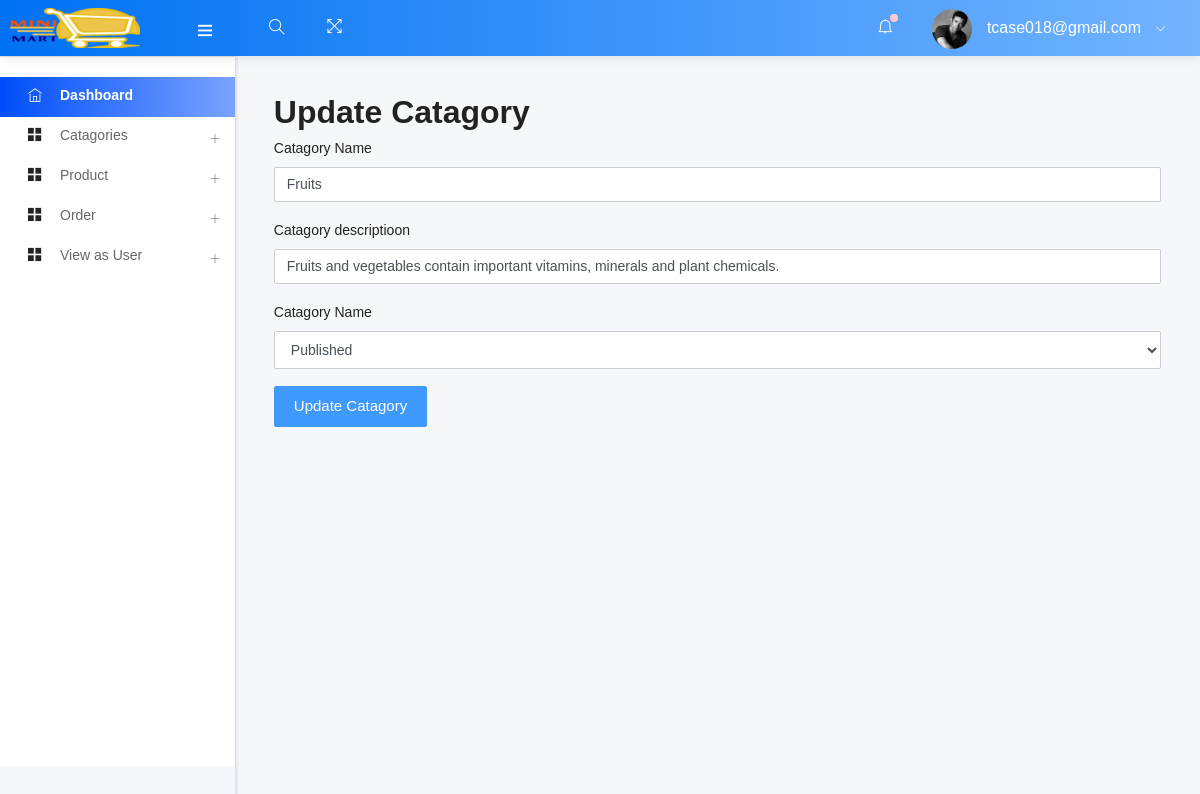
/admin/edit_cata.php?status=edit&&id=1 (signed in), run on the app's committed database.
### tables this page shows
CREATE TABLE `catagory` (
  `ctg_id` int(11) NOT NULL,
  `ctg_name` varchar(60) NOT NULL,
  `ctg_des` varchar(255) NOT NULL,
  `ctg_status` tinyint(3) NOT NULL
);

### admin/edit_cata.php (called while the page is built, shortened)
<?php
    include ("template.php");

### admin/class/adminback.php (called while the page is built, shortened)
<?php
class  adminback
{
    private $connection;
    function __construct()
    {
        $dbhost = "localhost";
        $dbuser = "root";
        $dbpass = "";
        $dbname = "pos";
        $this->connection = mysqli_connect($dbhost, $dbuser, $dbpass, $dbname);
    }
    function display_cataByID($id)
    {
        $query = "SELECT * FROM `catagory` WHERE ctg_id = $id";
        if (mysqli_query($this->connection, $query)) {
            $cata_info = mysqli_query($this->connection, $query);
            return mysqli_fetch_assoc($cata_info);
        }
    }
}

### admin/views/edit_cata_view.php (the view, shortened to what this page needs)
<?php
if (isset($_GET['status'])) {
    if ($_GET['status'] == 'edit') {
        $id = $_GET['id'];
        $cata = $obj->display_cataByID($id);
    }
}
?>
<h2>Update Catagory</h2>
<form action="" method="post">
    <div class="form-group">
        <label for="u_ctg_name">Catagory Name</label>
        <input type="text" name="u_ctg_name" class="form-control" value="<?php echo $cata['ctg_name'] ?>">
    </div>
    <div class="form-group">
        <label for="u_ctg_des">Catagory descriptioon</label>
        <input type="text" name="u_ctg_des" class="form-control" value="<?php echo $cata['ctg_des'] ?>">
    </div>
    <div class="form-group">
        <label for="u_ctg_status">Catagory Name</label>
        <select name="u_ctg_status" class="form-control">
            <option value="1">Published</option>
        </select>
    </div>
    <input type="submit" value="Update Catagory" name="update_ctg" class="btn btn-primary">
</form>

### data on the page
catagory: u_ctg_name "Fruits", u_ctg_des "Fruits and vegetables contain important vitamins, minerals and plant chemicals."

### other printed values
$admin_email "tcase018@gmail.com"
